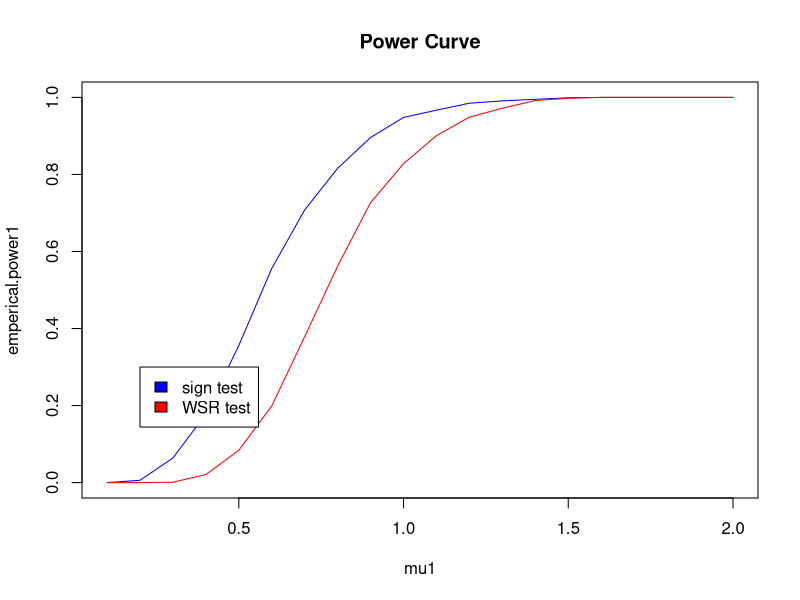
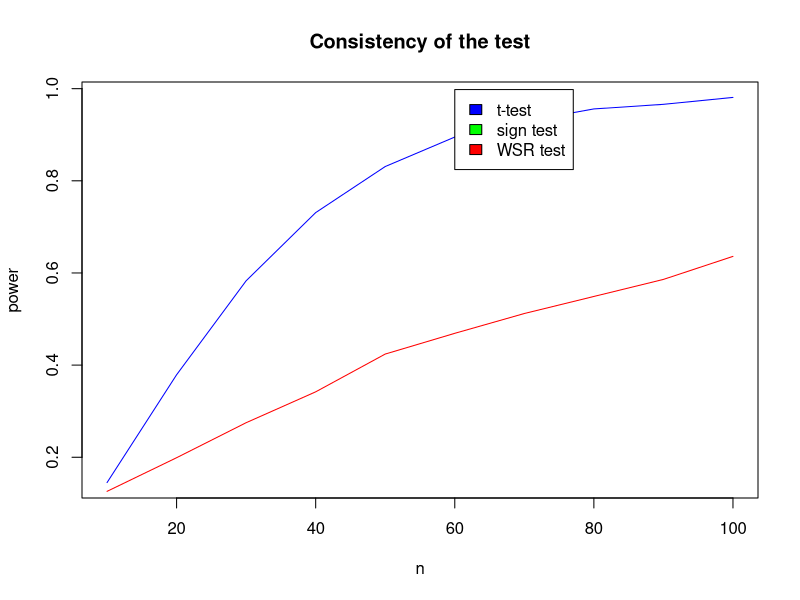

These figures' R source, in order:
rm(list = ls())
par(mfrow = c(1,1))


##power curve
mu0 = 1
mu1 = seq(0.1,2,0.1)
n = 20
R = 1000

emperical.power = numeric(length(mu1))
emperical.power1 = numeric(length(mu1))
emperical.power.wsr = numeric(length(mu1))

for(j in 1:length(mu1)){
  set.seed(123)
  vec = numeric(R)
  vec1 = numeric(R)
  vec.wsr = numeric(R)
  for(i in 1:R){
    data = rexp(n, rate = mu1[j])
    
    #sign test
    k = ifelse(data>log(2), 1, 0); 
    s2 = sum(k)
    test.stat2 = (s2 - (n/2))/(sqrt(n/4))
    
    #wilcoxon sign rank test
    w.wsr = sum(k*rank(abs(data-log(2))))
    mean.wsr = (n*(n+1))/4
    var.wsr = (n*(n+1)*(2*n+1))/24
    test.stat.wsr = (w.wsr - mean.wsr)/sqrt(var.wsr)
    
    vec1[i] = ifelse(test.stat2 < qnorm(0.95), 1, 0)
    vec.wsr[i] = ifelse(test.stat.wsr < qnorm(0.95), 1 ,0)
  }
  emperical.power1[j] = sum(vec1)/R
  emperical.power.wsr[j] = sum(vec.wsr)/R
}

emperical.power1
emperical.power.wsr

plot(mu1, emperical.power1, type = "l", main = "Power Curve", col = "blue")
lines(mu1, emperical.power.wsr, col = "red")


legend(0.2,0.3, legend = c("sign test", "WSR test"), fill = c("blue","red"))




##Consistency of the test
mu0 = 1
mu1 = 1.5
n = seq(10,100,10)
R = 1000

power = numeric(length(n))
power1 = numeric(length(n))
power.wsr = numeric(length(n))

for(j in 1:length(n)){
  set.seed(123)
  vec2 = numeric(R)
  vec3 = numeric(R)
  vec.wsr1 = numeric(R)
  for(i in 1:R){
    data = rexp(n = n[j], rate = 1/mu1)
    
    #t test
    x.bar = mean(data)
    s3 = sqrt(1/(n[j]-1)*sum((data - x.bar)^2))
    test.stat3 = (x.bar - mu0)/(s3/sqrt(n[j]))
    
    #sign test
    k = ifelse(data>mu0, 1, 0); 
    s4 = sum(k)
    test.stat4 = (s4 - (n[j]/2))/(sqrt(n[j]/4))
    
    #wsr test
    w.wsr = sum(k*rank(abs(data-mu0)))
    mean.wsr = (n[j]*(n[j]+1))/4
    var.wsr = (n[j]*(n[j]+1)*(2*n[j]+1))/24
    test.stat.wsr1 = (w.wsr - mean.wsr)/sqrt(var.wsr)
    
    vec2[i] = ifelse(test.stat3 > qt(0.95,n[j]-1), 1, 0)
    vec3[i] = ifelse(test.stat4 > qnorm(0.95), 1, 0)
    vec.wsr1[i] = ifelse(test.stat.wsr1 > qnorm(0.95), 1 ,0)
  }
  power[j] = sum(vec2)/R
  power1[j] = sum(vec3)/R
  power.wsr[j] = sum(vec.wsr1)/R
}
power

plot(n,power, type = "l", main = "Consistency of the test", col = "blue")
lines(n, power1, col = "green")
lines(n, power.wsr, col = "red")

legend(60,0.9980, legend = c("t-test", "sign test", "WSR test"), fill = c("blue", "green", "red"))
